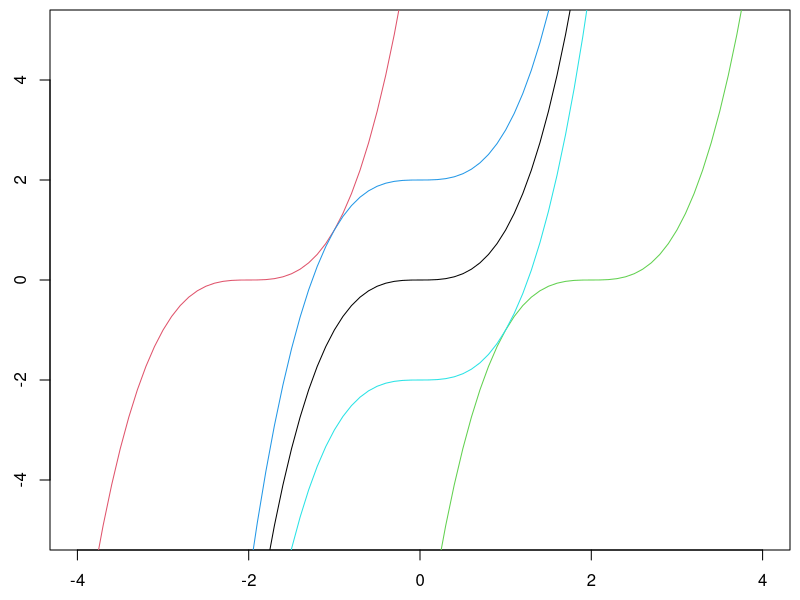
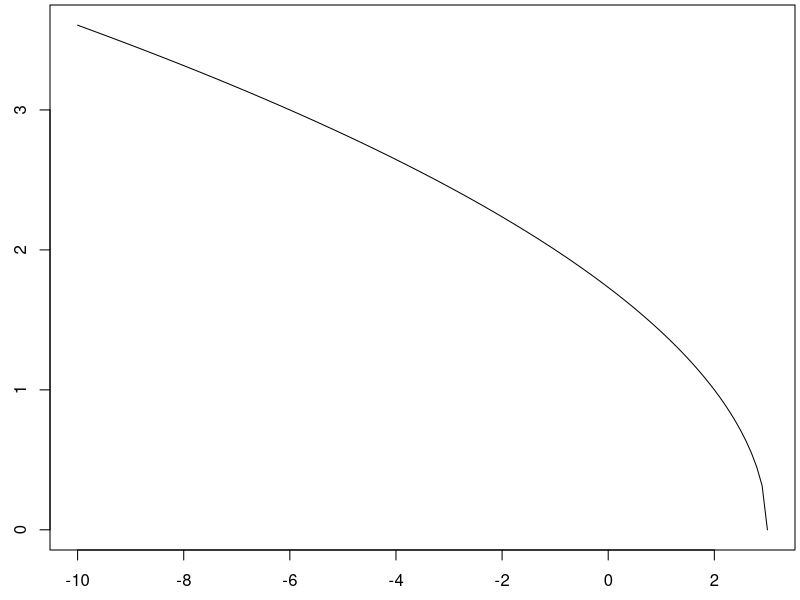
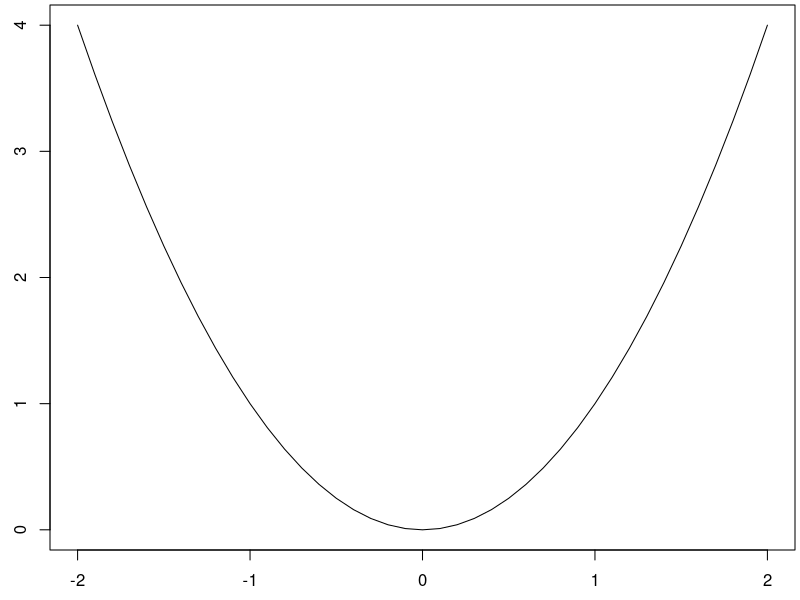

Recreate these plots in R, in order. (Note: this script raises an error after producing the figures.)
f <- function(x){x^3}

x <- seq(-4,4,0.1)
par(mar=c(2.5,2.5,0.5,0.5))
plot(x,f(x), type = "l", ylim = c(-5,5))
lines(x,f(x+2), type = "l", col=2)
lines(x,f(x-2), type = "l", col=3)
lines(x,f(x)+2, type = "l", col=4)
lines(x,f(x)-2, type = "l", col=5)


rm(list=ls())

f1 <- function(x){
  sqrt(3-x)
}

f1(3)
f1(0)
f1(-100)
f1(10)

x <- seq(-10,3,0.1)
y <- f1(x)

par(mar=c(2.5,2.5,0.25,0.25))
plot(x,y,type='l')

f.quad <- function(x,a=1,b=0,c=0){
  a*x^2 + b*x + c
}

f.quad(-2)
f.quad(-1)
f.quad(0)
f.quad(1)
f.quad(2)

x <- seq(-2,2,0.1)

par(mar=c(2.5,2.5,0.25,0.25))
plot(x,f.quad(x),type='l')



f.quad1 <- function(x,a=1,b=0,c=0){
  a*x^2 + b*x + c
}

f.quad2 <- function(x,a,b,c){
  a*x^2 + b*x + c
}

f.quad1(1/2)
f.quad2(1/2)

f.quad1(0,1,2,7)
f.quad2(0,1,2,7)

f.quad1(-1/3)
f.quad2(-1/3,1,0,0)

